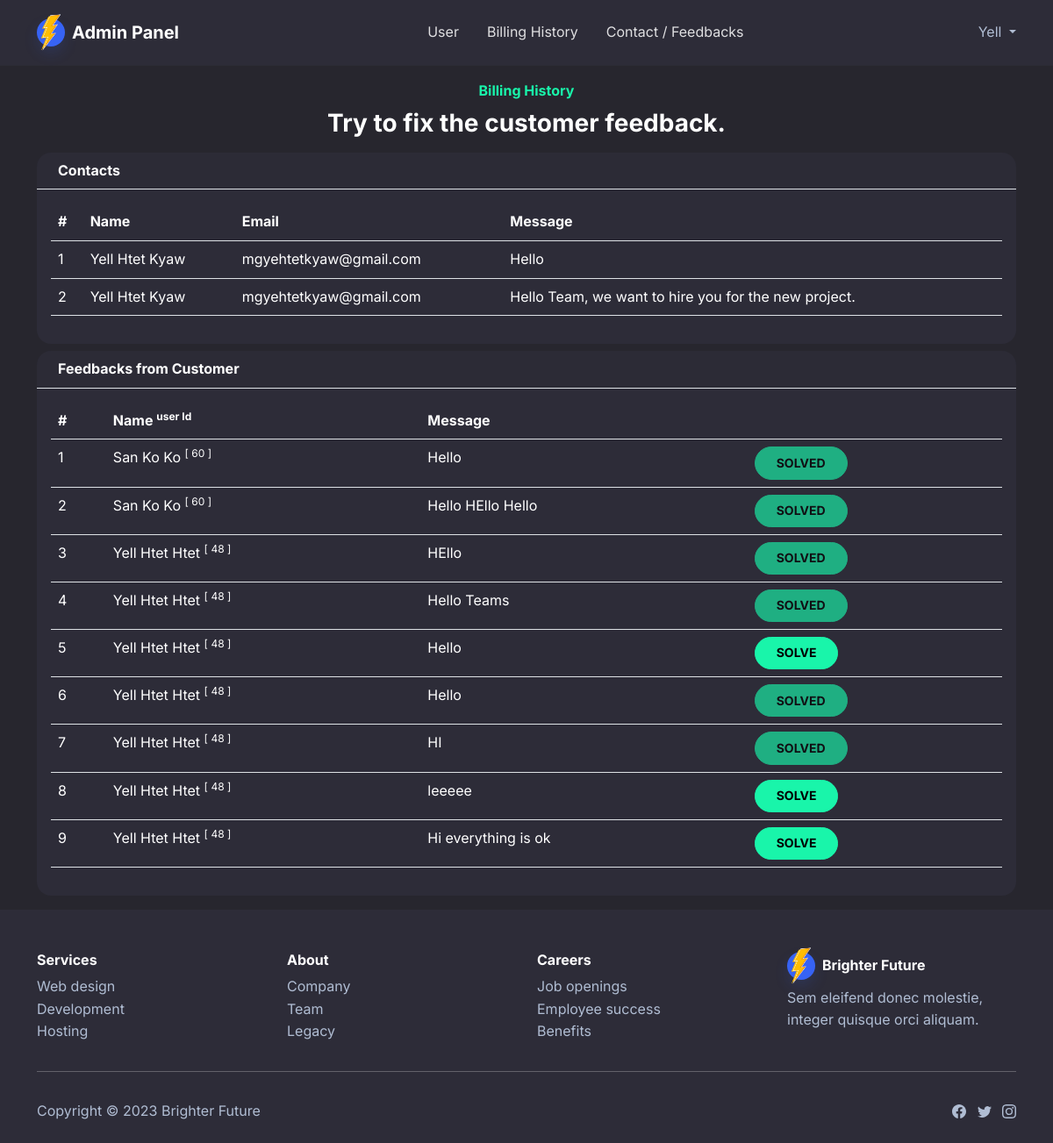
The page /admin/contact.php (signed in) on the database its author committed.
### tables this page shows
CREATE TABLE `contact` (
  `id` int(11) NOT NULL,
  `name` varchar(100) NOT NULL,
  `email` varchar(200) NOT NULL,
  `message` text NOT NULL
);

CREATE TABLE `feedback` (
  `id` int(11) NOT NULL,
  `message` text NOT NULL,
  `user_id` int(11) NOT NULL,
  `date` timestamp NOT NULL DEFAULT current_timestamp() ON UPDATE current_timestamp(),
  `solve` tinyint(1) NOT NULL DEFAULT 0
);

CREATE TABLE `users` (
  `id` int(11) NOT NULL,
  `name` varchar(100) NOT NULL,
  `email` varchar(200) NOT NULL,
  `password` text NOT NULL
);

### bootstrap.php (called while the page is built, shortened)
<?php
require "dbconnect.php";
$pdo = getPDO();
$db = new DataBase($pdo);

### dbconnect.php (called while the page is built, shortened)
<?php
class DataBase
{
  public $db;
  function __construct($db)
  {
    try {
      $pdo = new PDO("mysql:host=localhost;dbname=original", "root", "");
    } catch (PDOException $e) {
      echo $e->getMessage();
      die();
    }
    $this->db = $pdo;
  }
  public function get_User($id)
  {
    $statement = $this->db->prepare("select * from users where id=$id");
    $statement->execute();
    $user = $statement->fetchAll(PDO::FETCH_OBJ);
    return $user;
  }
  public function get_all_feedbacks()
  {
    $statement = $this->db->prepare("select * from feedback");
    $statement->execute();
    $feedback = $statement->fetchAll(PDO::FETCH_OBJ);
    return $feedback;
  }
  public function getContact()
  {
    $statement = $this->db->prepare("select * from contact");
    $statement->execute();
    $contacts = $statement->fetchAll(PDO::FETCH_OBJ);
    return $contacts;
  }
}

### admin/contact.php (the view, shortened to what this page needs)
<?php include "nav.php"; ?>
<?php $contacts = $db->getContact(); ?>
<?php $feedbacks = $db->get_all_feedbacks(); ?>
<section class="py-3 bg-dark" style="min-height:80vh;">
    <div class="container">
        <div class="row ">
            <div class="col-md-8 col-xl-6 text-center mx-auto">
                <p class="fw-bold text-success mb-2">Billing History</p>
                <h3 class="fw-bold mb-0">Try to fix the customer feedback.</h3>
            </div>
        </div>
        <div class="row">
            <div class="col-md-12 mb-2">
                <div class="card">
                    <div class="card-header px-4 border-bottom">
                        <strong>Contacts</strong>
                    </div>
                    <div class="card-body table-responsive">
                        <table class="table">
                            <thead class="thead-light">
                                <tr>
                                    <th scope="col">#</th>
                                    <th scope="col">Name</th>
                                    <th scope="col">Email</th>
                                    <th scope="col">Message</th>
                                </tr>
                            </thead>
                            <tbody>
                                <?php foreach ($contacts as $index => $contact): ?>
                                    <tr class="">
                                        <td>
                                            <?php echo $index + 1; ?>
                                        </td>
                                        <td>
                                            <?php echo $contact->name; ?>
                                        </td>
                                        <td>
                                            <?php echo $contact->email; ?>
                                        </td>
                                        <td>
                                            <?php echo $contact->message; ?>
                                        </td>
                                    </tr>
                                <?php endforeach; ?>
                            </tbody>
                        </table>
                    </div>
                </div>
            </div>
            <div class="col-md-12">
                <div class="card">
                    <div class="card-header px-4 border-bottom">
                        <strong>Feedbacks from Customer</strong>
                    </div>
                    <div class="card-body table-responsive">
                        <table class="table">
                            <thead class="thead-light">
                                <tr>
                                    <th scope="col">#</th>
                                    <th scope="col">Name <sup>user Id</sup></th>
                                    <th scope="col">Message</th>
                                    <th scope="col"></th>
                                </tr>
                            </thead>
                            <tbody>
                                <?php foreach ($feedbacks as $index => $feedback): ?>
                                    <tr class="">
                                        <td>
                                            <?php echo $index + 1; ?>
                                        </td>
                                        <td>
                                            <?php echo $db->get_User($feedback->user_id)[0]->name . " <sup>[ " . $db->get_User($feedback->user_id)[0]->id . " ]</sup>"; ?>
                                        </td>
                                        <td>
                                            <?php echo $feedback->message; ?>
                                        </td>
                                        <td>
                                            <form action="functions/delete_feedback.php" method="post">
                                                <input type="submit"
                                                    value="<?php echo $feedback->solve == 1 ? 'SOLVED' : 'SOLVE'; ?>"
                                                    class="btn btn-sm btn-success <?php echo $feedback->solve == 1 ? 'disabled' : ''; ?>">
                                            </form>
                                        </td>
                                    </tr>
                                <?php endforeach; ?>
                            </tbody>
                        </table>
                    </div>
                </div>
            </div>
        </div>
    </div>
</section>
<?php include "footer.php"; ?>

### rows shown on the page
contact: name "Yell Htet Kyaw", email "mgyehtetkyaw@gmail.com", message "Hello"
contact: name "Yell Htet Kyaw", email "mgyehtetkyaw@gmail.com", message "Hello Team, we want to hire you for the new project."
feedback: user.name "San Ko Ko", user "60", message "Hello", solve "SOLVED"
feedback: user.name "San Ko Ko", user "60", message "Hello HEllo Hello", solve "SOLVED"
feedback: user.name "Yell Htet Htet", user "48", message "HEllo", solve "SOLVED"
feedback: user.name "Yell Htet Htet", user "48", message "Hello Teams", solve "SOLVED"
feedback: user.name "Yell Htet Htet", user "48", message "Hello", solve "SOLVE"
feedback: user.name "Yell Htet Htet", user "48", message "Hello", solve "SOLVED"
feedback: user.name "Yell Htet Htet", user "48", message "HI", solve "SOLVED"
feedback: user.name "Yell Htet Htet", user "48", message "leeeee", solve "SOLVE"
feedback: user.name "Yell Htet Htet", user "48", message "Hi everything is ok", solve "SOLVE"

### other values the page prints
$_SESSION['current_admin']->name "Yell"
